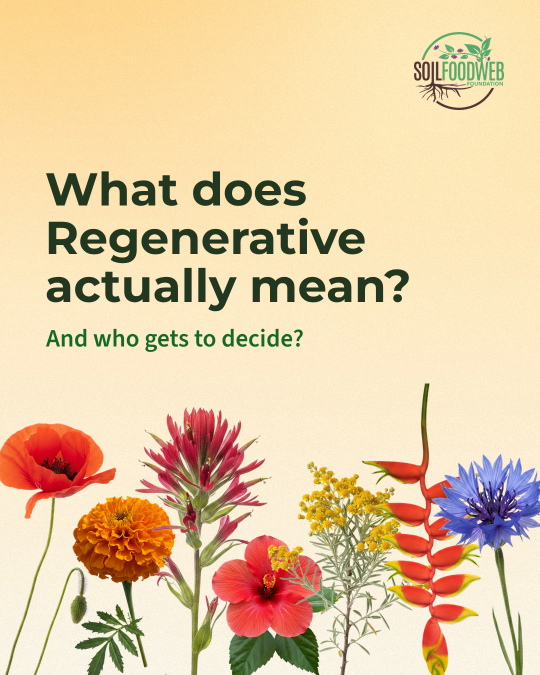
#> input picture social/regenerative-2026-10-15/regenerative-instagram-1080x1350.png, 1080 x 1350 px, given in place of sfwlogo-240.png, which was not available (shown at 1/2 size)
$ python single.py
#> lines starting #> are read from the running program, lines starting #| are printed output that depends on the picture; pictures that were not available may be replaced by others from this repository, and a replacement may not be noted
### social/regenerative-2026-10-15/variants.py
"""More design options for the Regenerative carousel (B to E), same words. B, C, D have no photos; E has one.

  python3 social/regenerative-2026-10-15/variants.py
    -> option-b/, option-c/, option-d/ (layers, slides.html, slide-N.png, contact-sheet.png, regenerative-option-X-canva.pptx)
    -> options-compare.png (A = the current version, then B, C, D, E)
"""
import os, json, random, subprocess
import numpy as np
from PIL import Image, ImageDraw, ImageFilter

HERE = os.path.dirname(os.path.abspath(__file__))
ROOT = os.path.abspath(os.path.join(HERE, "..", ".."))
SOILC = os.path.join(ROOT, "social", "cutouts-soil"); FLOW = os.path.join(ROOT, "social", "cutouts-flowers")
NEW = os.path.join(ROOT, "img", "new-2026-10")
W, H = 1080, 1350
DEEP, GREEN, LIGHT, CREAM, KRAFT = "#22371F", "#156826", "#59A66C", "#F4F1EA", "#CDB38A"
def rgb(h): return tuple(int(h[i:i + 2], 16) for i in (1, 3, 5))

Q = [("A destination", "or a direction?"), ("A certified status", "or a way of thinking?"),
     ("A premium product,", "or a standard everyone who works the land can reach?")]
HEAD, SMALL1 = "What does Regenerative actually mean?", "And who gets to decide?"
HEAD5, SMALL5 = "Living soil in the hands of every person who works the land.", "What does regenerative mean to you? Tell us in the comments."


def paper(color, seed):
    rng = np.random.default_rng(seed)
    n = rng.normal(0, 1, (H // 4, W // 4)).astype(np.float32)
    n = np.array(Image.fromarray(((n - n.min()) / np.ptp(n) * 255).astype(np.uint8)).resize((W, H), Image.BICUBIC), np.float32) / 255 - .5
    img = np.array(rgb(color), np.float32)[None, None] + n[..., None] * 14 + rng.normal(0, 3, (H, W, 1))
    return Image.fromarray(np.clip(img, 0, 255).astype(np.uint8))


def ragged(w, h, edges, seed, amp=12):
    rnd = random.Random(seed)
    def line(n):
        v, o = 0.0, []
        for _ in range(n):
            v = max(-1, min(1, v + rnd.uniform(-.35, .35))); o.append(v * amp + rnd.uniform(-2, 2))
        return np.array(o)
    yy, xx = np.mgrid[0:h, 0:w]
    t = (line(w) + amp + 2) if "t" in edges else np.zeros(w)
    b = h - ((line(w) + amp + 2) if "b" in edges else np.zeros(w))
    m = (yy >= t[None]) & (yy <= b[None])
    return Image.fromarray((m * 255).astype(np.uint8)).filter(ImageFilter.GaussianBlur(.7))


# [7 lines left out: function shadow, not called in this run]


def cover(path, w, h, fy=.5):
    im = Image.open(path).convert("RGB"); s = max(w / im.width, h / im.height)
    im = im.resize((round(im.width * s), round(im.height * s)), Image.LANCZOS)
    y = round((im.height - h) * fy); x = (im.width - w) // 2
    return im.crop((x, y, x + w, y + h))


def cut(name, w=None, h=None, rot=0, folder=SOILC):
    im = Image.open(os.path.join(folder, name)).convert("RGBA")
    im = im.resize((w, round(im.height * w / im.width)) if w else (round(im.width * h / im.height), h), Image.LANCZOS)
    return im.rotate(rot, expand=True, resample=Image.BICUBIC) if rot else im


def soil_strip(h=300, seed=1):
    """A cross-section of soil from real textures: compost on top, then soil with roots, torn edges."""
    out = Image.new("RGBA", (W, h), (0, 0, 0, 0))
    a = cover(os.path.join(NEW, "R5A_4007.jpg"), W, h, .5).convert("RGBA"); a.putalpha(ragged(W, h, "t", seed, 14))
    out.alpha_composite(a)
    b = cover(os.path.join(NEW, "santa-fe-2026-10-aged-wood-chips.jpg"), W, h // 3, .9).convert("RGBA"); b.putalpha(ragged(W, h // 3, "tb", seed + 1, 10))
    out.alpha_composite(b, (0, 0))
    return out


logo = Image.open(os.path.join(ROOT, "img", "sfwlogo-240.png")).convert("RGBA")
def logo_img(w=150, disc=False):
    l = logo.resize((w, round(w * logo.height / logo.width)), Image.LANCZOS)
    if not disc: return l
    d = round(w * 1.25); o = Image.new("RGBA", (d, d), (0, 0, 0, 0))
    ImageDraw.Draw(o).ellipse((0, 0, d - 1, d - 1), fill=rgb(CREAM) + (255,)); o.alpha_composite(l, ((d - l.width) // 2, (d - l.height) // 2))
    return o


class Deck:
    def __init__(self, key):
        self.key, self.dir = key, os.path.join(HERE, f"option-{key}")
        self.lay = os.path.join(self.dir, "layers"); os.makedirs(self.lay, exist_ok=True)
        self.slides = []

    def slide(self, bg):
        s = dict(n=len(self.slides) + 1, items=[]); self.slides.append(s)
        self.img(s, "background", paper(bg, s["n"] + ord(self.key)), 0, 0, jpg=True)
        return s

    def img(self, s, name, im, x, y, jpg=False, center=False, shade=False):
        if shade:
            im, pad = shadow(im); x -= pad; y -= pad
        if center: x, y = round(x - im.width / 2), round(y - im.height / 2)
        box = (max(0, -x), max(0, -y), min(im.width, W - x), min(im.height, H - y)); im = im.crop(box); x += box[0]; y += box[1]
        fn = f"s{s['n']}-{len(s['items']) + 1:02d}-{name}." + ("jpg" if jpg else "png")
        (im.convert("RGB").save(os.path.join(self.lay, fn), quality=88) if jpg else im.save(os.path.join(self.lay, fn), optimize=True))
        s["items"].append(dict(type="image", name=name, file="layers/" + fn, x=x, y=y, w=im.width, h=im.height))

    def text(self, s, name, runs, x, y, w, h, size, font="Montserrat", weight=700, lh=1.1, align="left"):
        s["items"].append(dict(type="text", name=name, runs=runs, x=x, y=y, w=w, h=h, size=size, font=font, weight=weight, lh=lh, align=align))

    # [159 lines left out: functions write, build_options, not called in this run]


# [2 lines that do not run on import are left out]

### social/regenerative-2026-10-15/single.py
"""'What does Regenerative actually mean?' as ONE Instagram image (1080 x 1350), three design options.
Website typography: Montserrat Bold headings, Source Sans 3 small text (named Source Sans Pro in the
PowerPoint, the version Canva has).

  python3 social/regenerative-2026-10-15/single.py
    -> single-1/, single-2/, single-3/ (post.png, layers, editable .pptx) and single-compare.png
"""
import os
from PIL import Image, ImageDraw, ImageFont
import variants as v
from variants import Deck, W, H, DEEP, GREEN, LIGHT, CREAM, rgb, cut, ragged, soil_strip, logo_img, FLOW, NEW, HEAD, SMALL1, SMALL5, Q

SOIL = "#4F3433"
HERE = os.path.dirname(os.path.abspath(__file__))


class Single(Deck):
    def __init__(self, key):
        super().__init__(key); self.dir = os.path.join(HERE, f"single-{key}")
        self.lay = os.path.join(self.dir, "layers"); os.makedirs(self.lay, exist_ok=True)

    def write(self):
        super().write()
        os.replace(os.path.join(self.dir, "slide-1.png"), os.path.join(self.dir, "post.png"))
        for f in ("contact-sheet.png",):
            if os.path.exists(os.path.join(self.dir, f)): os.remove(os.path.join(self.dir, f))
        p = os.path.join(self.dir, f"regenerative-option-{self.key}-canva.pptx")
        os.replace(p, os.path.join(self.dir, f"regenerative-single-{self.key}-canva.pptx"))
        # Canva has Source Sans Pro, not Source Sans 3
        from pptx import Presentation
        prs = Presentation(os.path.join(self.dir, f"regenerative-single-{self.key}-canva.pptx"))
        for sh in prs.slides[0].shapes:
            if sh.has_text_frame:
                for para in sh.text_frame.paragraphs:
                    for r in para.runs:
                        if r.font.name == "Source Sans 3": r.font.name = "Source Sans Pro"
        prs.save(os.path.join(self.dir, f"regenerative-single-{self.key}-canva.pptx"))


def questions(d, s, x, y, w, size, before_c, after_c, gap=34, rule=None):
    """The three either/or questions, stacked; returns the y after the last one."""
    for i, (before, after) in enumerate(Q):
        per_line = w / (size * 0.56)
        lines = -(-(len(before) + len(after) + 1) // int(per_line))
        h = round(size * 1.12 * lines)
        d.text(s, f"question-{i + 1}", [(before + " ", before_c, False), (after, after_c, False)], x, y, w, h, size, lh=1.12)
        y += h + gap
        if rule and i < 2:
            d.img(s, f"rule-{i + 1}", Image.new("RGBA", (w, 3), rgb(rule) + (255,)), x, y - gap // 2 - 1)
    return y


# Only the headline and its small line are on the image; the three questions go in the caption.
# 1. Cream page on a torn strip of real soil
d = Single("1"); s = d.slide(CREAM)
#> in img, `im = im.crop(box)`:
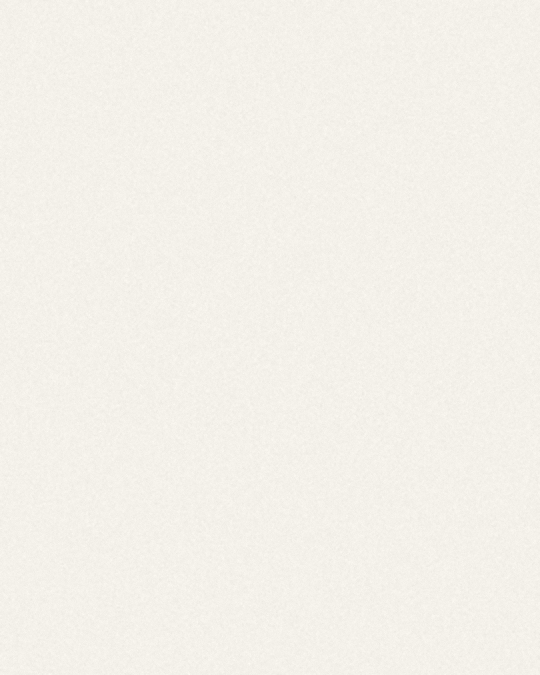
#> im: PIL image 1080x1350 RGB (shown at 1/2 size); mean R, G, B 243.6, 240.6, 233.6
d.img(s, "logo", logo_img(150), W - 72 - 150, 56)
#> in logo_img, `l = logo.resize((w, round(w * logo.height / logo.width)), Image.LANCZOS)`:
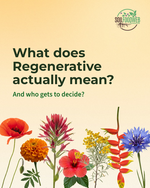
#> l: PIL image 150x188 RGBA; mean R, G, B, A 227.5, 201.6, 163.9, 255
d.text(s, "headline", [(HEAD, SOIL, False)], 72, 230, 936, 340, 104, lh=1.04)
d.text(s, "small-line", [(SMALL1, GREEN, False)], 76, 590, 900, 70, 56, font="Source Sans 3", weight=600)
d.img(s, "soil-strip", soil_strip(340, 7), 0, H - 340)
#> in soil_strip, `out = Image.new("RGBA", (W, h), (0, 0, 0, 0))`: out: PIL image 1080x340 RGBA; every value is 0
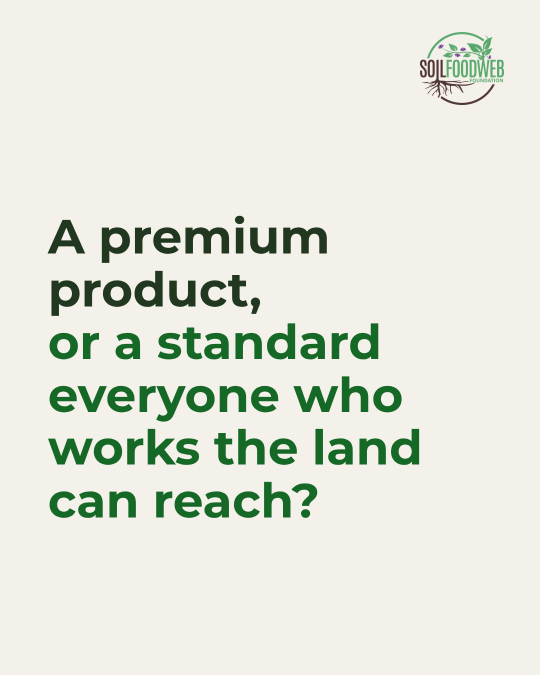
#> input picture social/regenerative-2026-10-15/slide-4.png, 1080 x 1350 px, given in place of R5A_4007.jpg, which was not available (shown at 1/2 size)
#> in cover, im is the input picture: PIL image 1080x1350 RGB; mean R, G, B 228, 230, 219.5
#> in soil_strip, `a.putalpha(ragged(W, h, 't', seed, 14))`:
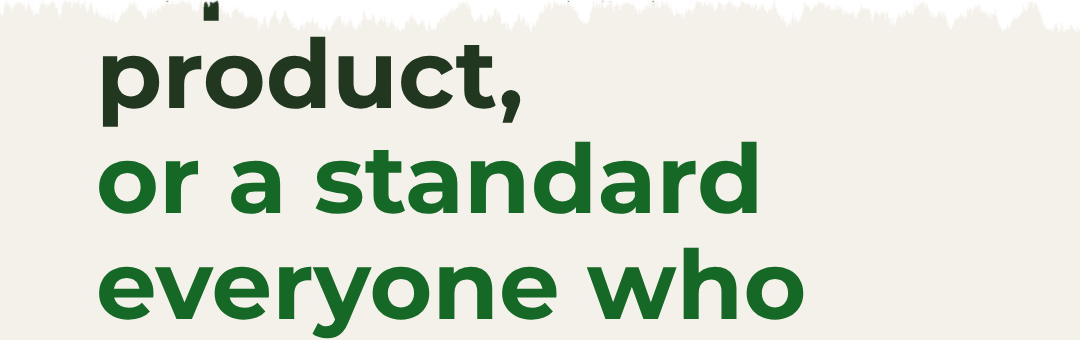
#> a: PIL image 1080x340 RGBA; mean R, G, B, A 213.4, 220.2, 206.5, 244.8; transparent parts drawn white
#> call 2 of cover, with w = 1080, h = 113, fy = 0.9
#> in cover (call 2), `return im.crop((x, y, x + w, y + h))`:
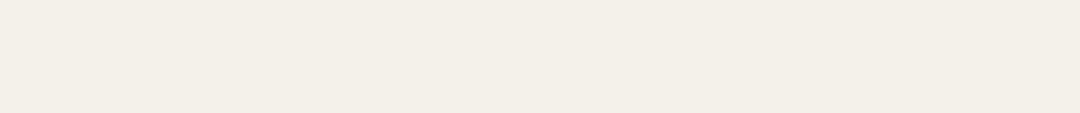
#> returned value: PIL image 1080x113 RGB; mean R, G, B 244, 241, 234
#> in soil_strip, `b.putalpha(ragged(W, h // 3, 'tb', seed + 1, 10))`:
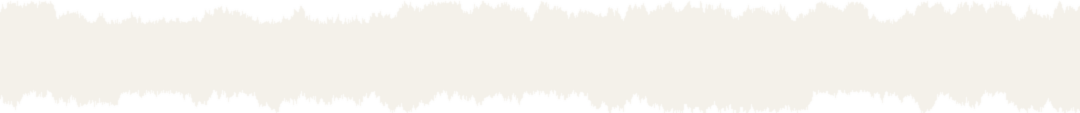
#> b: PIL image 1080x113 RGBA; mean R, G, B, A 244, 241, 234, 200.6; transparent parts drawn white
#> in soil_strip, `out.alpha_composite(b, (0, 0))`:
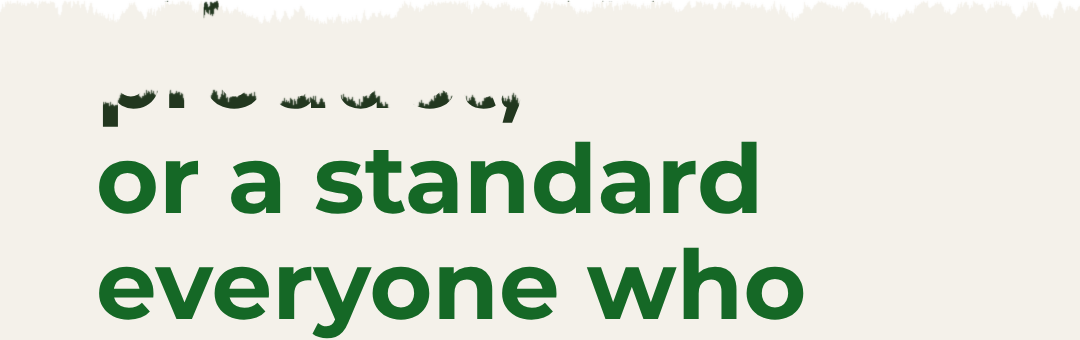
#> out: PIL image 1080x340 RGBA; mean R, G, B, A 215.6, 221.8, 208.6, 248.5; transparent parts drawn white
for nm, f, w_, cx in [("mushrooms", "mushrooms.png", 260, 300), ("fern-fiddlehead", "fern-fiddlehead.png", 280, 620), ("moss", "moss-clump.png", 280, 880)]:
    im = cut(f, w=w_); d.img(s, nm, im, cx, H - 340 - im.height // 2 + 60, center=True)
#> (the run stopped early here; a loop or call above may not have finished)
